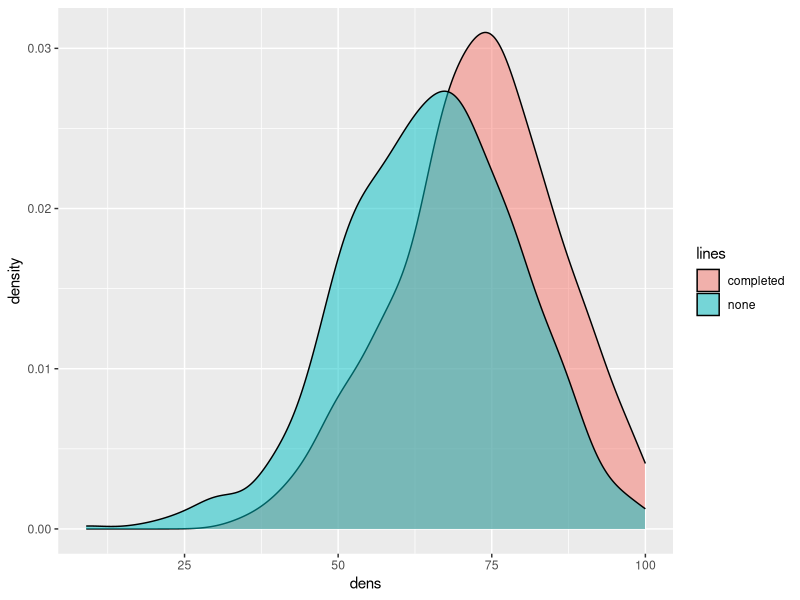

This figure's R source:
library(ggplot2)
library(tidyverse)
setwd("F:/Prob_Project/Backend")


dataSet<- read.csv("StudentsPerformance.csv", header=TRUE, sep=",")


prepNone <-  dataSet%>%
  filter(prep=="none")
prepCompleted <-  dataSet%>%
  filter(prep=="completed")



percentage_PrepNone <- ((prepNone$math+prepNone$reading+prepNone$writing)/3)
percentage_prepCompleted <- ((prepCompleted$math+prepCompleted$reading+prepCompleted$writing)/3)



jpeg(file="assets/desnityTestPrep.jpeg")
dat <-data.frame(dens = c(percentage_PrepNone,percentage_prepCompleted), 
                 lines = rep(c("none", "completed"),
                             times=c(length(percentage_PrepNone),length(percentage_prepCompleted))))
ggplot(data = dat,mapping =  aes(x = dens, fill = lines)) + geom_density(alpha = 0.5)
dev.off()